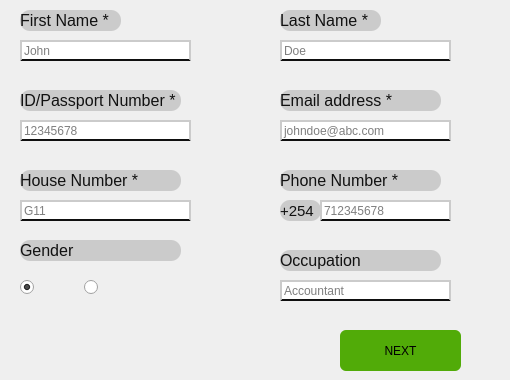
     <widget class="QWidget" name="pageSignUpPersonalDetails">
      <widget class="QLabel" name="label_8">
       <property name="geometry">
        <rect>
         <x>20</x>
         <y>10</y>
         <width>101</width>
         <height>21</height>
        </rect>
       </property>
       <property name="font">
        <font>
         <pointsize>12</pointsize>
        </font>
       </property>
       <property name="styleSheet">
        <string notr="true">background-color: rgb(203, 203, 203);
border-radius: 10px;
color: rgb(17, 17, 17);</string>
       </property>
       <property name="text">
        <string>First Name *</string>
       </property>
      </widget>
      <widget class="QLineEdit" name="led_pageSignup_firstName">
       <property name="geometry">
        <rect>
         <x>20</x>
         <y>40</y>
         <width>171</width>
         <height>21</height>
        </rect>
       </property>
       <property name="styleSheet">
        <string notr="true">border:2px solid rgb(203, 203, 203);;
border-bottom: 2px solid rgb(15, 15, 15)</string>
       </property>
       <property name="placeholderText">
        <string>John</string>
       </property>
      </widget>
      <widget class="QLineEdit" name="led_pageSignup_lastName">
       <property name="geometry">
        <rect>
         <x>280</x>
         <y>40</y>
         <width>171</width>
         <height>21</height>
        </rect>
       </property>
       <property name="styleSheet">
        <string notr="true">border:2px solid rgb(203, 203, 203);;
border-bottom: 2px solid rgb(15, 15, 15)</string>
       </property>
       <property name="placeholderText">
        <string>Doe</string>
       </property>
      </widget>
      <widget class="QLabel" name="label_10">
       <property name="geometry">
        <rect>
         <x>280</x>
         <y>10</y>
         <width>101</width>
         <height>21</height>
        </rect>
       </property>
       <property name="font">
        <font>
         <pointsize>12</pointsize>
        </font>
       </property>
       <property name="styleSheet">
        <string notr="true">background-color: rgb(203, 203, 203);
border-radius: 10px;
color: rgb(17, 17, 17);</string>
       </property>
       <property name="text">
        <string>Last Name *</string>
       </property>
      </widget>
      <widget class="QLineEdit" name="led_pageSignup_idNumber">
       <property name="geometry">
        <rect>
         <x>20</x>
         <y>120</y>
         <width>171</width>
         <height>21</height>
        </rect>
       </property>
       <property name="styleSheet">
        <string notr="true">border:2px solid rgb(203, 203, 203);;
border-bottom: 2px solid rgb(15, 15, 15)</string>
       </property>
       <property name="placeholderText">
        <string>12345678</string>
       </property>
      </widget>
      <widget class="QLabel" name="label_9">
       <property name="geometry">
        <rect>
         <x>20</x>
         <y>90</y>
         <width>161</width>
         <height>21</height>
        </rect>
       </property>
       <property name="font">
        <font>
         <pointsize>12</pointsize>
        </font>
       </property>
       <property name="styleSheet">
        <string notr="true">background-color: rgb(203, 203, 203);
border-radius: 10px;
color: rgb(17, 17, 17);</string>
       </property>
       <property name="text">
        <string>ID/Passport Number *</string>
       </property>
      </widget>
      <widget class="QLineEdit" name="led_pageSignup_emailAddress">
       <property name="geometry">
        <rect>
         <x>280</x>
         <y>120</y>
         <width>171</width>
         <height>21</height>
        </rect>
       </property>
       <property name="styleSheet">
        <string notr="true">border:2px solid rgb(203, 203, 203);;
border-bottom: 2px solid rgb(15, 15, 15)</string>
       </property>
       <property name="placeholderText">
        <string>johndoe@abc.com</string>
       </property>
      </widget>
      <widget class="QLabel" name="label_11">
       <property name="geometry">
        <rect>
         <x>280</x>
         <y>90</y>
         <width>161</width>
         <height>21</height>
        </rect>
       </property>
       <property name="font">
        <font>
         <pointsize>12</pointsize>
        </font>
       </property>
       <property name="styleSheet">
        <string notr="true">background-color: rgb(203, 203, 203);
border-radius: 10px;
color: rgb(17, 17, 17);</string>
       </property>
       <property name="text">
        <string>Email address *</string>
       </property>
      </widget>
      <widget class="QLineEdit" name="led_pageSignup_phoneNumber">
       <property name="geometry">
        <rect>
         <x>320</x>
         <y>200</y>
         <width>131</width>
         <height>21</height>
        </rect>
       </property>
       <property name="styleSheet">
        <string notr="true">border:2px solid rgb(203, 203, 203);;
border-bottom: 2px solid rgb(15, 15, 15)</string>
       </property>
       <property name="placeholderText">
        <string>712345678</string>
       </property>
      </widget>
      <widget class="QLabel" name="label_12">
       <property name="geometry">
        <rect>
         <x>280</x>
         <y>170</y>
         <width>161</width>
         <height>21</height>
        </rect>
       </property>
       <property name="font">
        <font>
         <pointsize>12</pointsize>
        </font>
       </property>
       <property name="styleSheet">
        <string notr="true">background-color: rgb(203, 203, 203);
border-radius: 10px;
color: rgb(17, 17, 17);</string>
       </property>
       <property name="text">
        <string>Phone Number *</string>
       </property>
      </widget>
      <widget class="QLabel" name="label_13">
       <property name="geometry">
        <rect>
         <x>280</x>
         <y>200</y>
         <width>41</width>
         <height>21</height>
        </rect>
       </property>
       <property name="font">
        <font>
         <pointsize>11</pointsize>
        </font>
       </property>
       <property name="styleSheet">
        <string notr="true">background-color: rgb(203, 203, 203);
border-radius: 10px;
color: rgb(17, 17, 17);</string>
       </property>
       <property name="text">
        <string>+254</string>
       </property>
      </widget>
      <widget class="QLabel" name="label_14">
       <property name="geometry">
        <rect>
         <x>280</x>
         <y>250</y>
         <width>161</width>
         <height>21</height>
        </rect>
       </property>
       <property name="font">
        <font>
         <pointsize>12</pointsize>
        </font>
       </property>
       <property name="styleSheet">
        <string notr="true">background-color: rgb(203, 203, 203);
border-radius: 10px;
color: rgb(17, 17, 17);</string>
       </property>
       <property name="text">
        <string>Occupation</string>
       </property>
      </widget>
      <widget class="QLabel" name="label_15">
       <property name="geometry">
        <rect>
         <x>20</x>
         <y>240</y>
         <width>161</width>
         <height>21</height>
        </rect>
       </property>
       <property name="font">
        <font>
         <pointsize>12</pointsize>
        </font>
       </property>
       <property name="styleSheet">
        <string notr="true">background-color: rgb(203, 203, 203);
border-radius: 10px;
color: rgb(17, 17, 17);</string>
       </property>
       <property name="text">
        <string>Gender</string>
       </property>
      </widget>
      <widget class="QPushButton" name="btn_pageSignup_personalDetailsNext">
       <property name="geometry">
        <rect>
         <x>340</x>
         <y>330</y>
         <width>121</width>
         <height>41</height>
        </rect>
       </property>
       <property name="styleSheet">
        <string notr="true">background-color: rgb(81, 171, 8);
border-radius:6px</string>
       </property>
       <property name="text">
        <string>NEXT</string>
       </property>
      </widget>
      <widget class="QLineEdit" name="led_pageSignup_occupation_2">
       <property name="geometry">
        <rect>
         <x>20</x>
         <y>200</y>
         <width>171</width>
         <height>21</height>
        </rect>
       </property>
       <property name="styleSheet">
        <string notr="true">border:2px solid rgb(203, 203, 203);;
border-bottom: 2px solid rgb(15, 15, 15)</string>
       </property>
       <property name="text">
        <string/>
       </property>
       <property name="placeholderText">
        <string>G11</string>
       </property>
      </widget>
      <widget class="QLabel" name="label_16">
       <property name="geometry">
        <rect>
         <x>20</x>
         <y>170</y>
         <width>161</width>
         <height>21</height>
        </rect>
       </property>
       <property name="font">
        <font>
         <pointsize>12</pointsize>
        </font>
       </property>
       <property name="styleSheet">
        <string notr="true">background-color: rgb(203, 203, 203);
border-radius: 10px;
color: rgb(17, 17, 17);</string>
       </property>
       <property name="text">
        <string>House Number *</string>
       </property>
      </widget>
      <widget class="QWidget" name="layoutWidget">
       <property name="geometry">
        <rect>
         <x>20</x>
         <y>270</y>
         <width>122</width>
         <height>36</height>
        </rect>
       </property>
       <layout class="QHBoxLayout" name="horizontalLayout">
        <item>
         <widget class="QRadioButton" name="rbn_pageSignUp_male">
          <property name="text">
           <string/>
          </property>
          <property name="icon">
           <iconset>
            <normaloff>../../../../Downloads/icons8-user-male-50.png</normaloff>../../../../Downloads/icons8-user-male-50.png</iconset>
          </property>
          <property name="iconSize">
           <size>
            <width>30</width>
            <height>30</height>
           </size>
          </property>
          <property name="checked">
           <bool>true</bool>
          </property>
         </widget>
        </item>
        <item>
         <widget class="QRadioButton" name="rbn_pageSignUp_female">
          <property name="text">
           <string/>
          </property>
          <property name="icon">
           <iconset>
            <normaloff>../../../../Downloads/icons8-female-user-64.png</normaloff>../../../../Downloads/icons8-female-user-64.png</iconset>
          </property>
          <property name="iconSize">
           <size>
            <width>30</width>
            <height>30</height>
           </size>
          </property>
         </widget>
        </item>
       </layout>
      </widget>
      <widget class="QLabel" name="lbl_pageSignup_emailNotification">
       <property name="geometry">
        <rect>
         <x>280</x>
         <y>140</y>
         <width>221</width>
         <height>16</height>
        </rect>
       </property>
       <property name="styleSheet">
        <string notr="true">color: rgb(229, 6, 28);</string>
       </property>
       <property name="text">
        <string/>
       </property>
      </widget>
      <widget class="QLabel" name="lbl_pageSignup_IDNumberNotification">
       <property name="geometry">
        <rect>
         <x>20</x>
         <y>140</y>
         <width>221</width>
         <height>16</height>
        </rect>
       </property>
       <property name="styleSheet">
        <string notr="true">color: rgb(229, 6, 28);</string>
       </property>
       <property name="text">
        <string/>
       </property>
      </widget>
      <widget class="QLabel" name="lbl_pageSignup_houseNumberNotification">
       <property name="geometry">
        <rect>
         <x>20</x>
         <y>220</y>
         <width>221</width>
         <height>16</height>
        </rect>
       </property>
       <property name="styleSheet">
        <string notr="true">color: rgb(229, 6, 28);</string>
       </property>
       <property name="text">
        <string/>
       </property>
      </widget>
      <widget class="QLabel" name="lbl_pageSignup_phoneNumberNotification">
       <property name="geometry">
        <rect>
         <x>280</x>
         <y>220</y>
         <width>221</width>
         <height>16</height>
        </rect>
       </property>
       <property name="styleSheet">
        <string notr="true">color: rgb(229, 6, 28);</string>
       </property>
       <property name="text">
        <string/>
       </property>
      </widget>
      <widget class="QLabel" name="lbl_pageSignup_FirstNameNotification">
       <property name="geometry">
        <rect>
         <x>20</x>
         <y>60</y>
         <width>221</width>
         <height>16</height>
        </rect>
       </property>
       <property name="styleSheet">
        <string notr="true">color: rgb(229, 6, 28);</string>
       </property>
       <property name="text">
        <string/>
       </property>
      </widget>
      <widget class="QLabel" name="lbl_pageSignup_lastNameNotification">
       <property name="geometry">
        <rect>
         <x>280</x>
         <y>60</y>
         <width>221</width>
         <height>16</height>
        </rect>
       </property>
       <property name="styleSheet">
        <string notr="true">color: rgb(229, 6, 28);</string>
       </property>
       <property name="text">
        <string/>
       </property>
      </widget>
      <widget class="QLineEdit" name="led_pageSignup_occupation">
       <property name="geometry">
        <rect>
         <x>280</x>
         <y>280</y>
         <width>171</width>
         <height>21</height>
        </rect>
       </property>
       <property name="styleSheet">
        <string notr="true">border:2px solid rgb(203, 203, 203);;
border-bottom: 2px solid rgb(15, 15, 15)</string>
       </property>
       <property name="text">
        <string/>
       </property>
       <property name="placeholderText">
        <string>Accountant</string>
       </property>
      </widget>
      <widget class="QLabel" name="lbl_pageSignup_FillallNotification">
       <property name="geometry">
        <rect>
         <x>70</x>
         <y>340</y>
         <width>181</width>
         <height>21</height>
        </rect>
       </property>
       <property name="font">
        <font>
         <family>MV Boli</family>
         <pointsize>12</pointsize>
        </font>
       </property>
       <property name="styleSheet">
        <string notr="true">color: rgb(229, 6, 28);</string>
       </property>
       <property name="text">
        <string/>
       </property>
      </widget>
      <zorder>layoutWidget</zorder>
      <zorder>label_8</zorder>
      <zorder>label_10</zorder>
      <zorder>label_9</zorder>
      <zorder>label_11</zorder>
      <zorder>label_12</zorder>
      <zorder>label_13</zorder>
      <zorder>label_14</zorder>
      <zorder>label_15</zorder>
      <zorder>btn_pageSignup_personalDetailsNext</zorder>
      <zorder>label_16</zorder>
      <zorder>lbl_pageSignup_emailNotification</zorder>
      <zorder>led_pageSignup_emailAddress</zorder>
      <zorder>lbl_pageSignup_IDNumberNotification</zorder>
      <zorder>led_pageSignup_idNumber</zorder>
      <zorder>lbl_pageSignup_houseNumberNotification</zorder>
      <zorder>led_pageSignup_occupation_2</zorder>
      <zorder>lbl_pageSignup_phoneNumberNotification</zorder>
      <zorder>led_pageSignup_phoneNumber</zorder>
      <zorder>lbl_pageSignup_FirstNameNotification</zorder>
      <zorder>lbl_pageSignup_lastNameNotification</zorder>
      <zorder>led_pageSignup_firstName</zorder>
      <zorder>led_pageSignup_lastName</zorder>
      <zorder>led_pageSignup_occupation</zorder>
      <zorder>lbl_pageSignup_FillallNotification</zorder>
     </widget>
